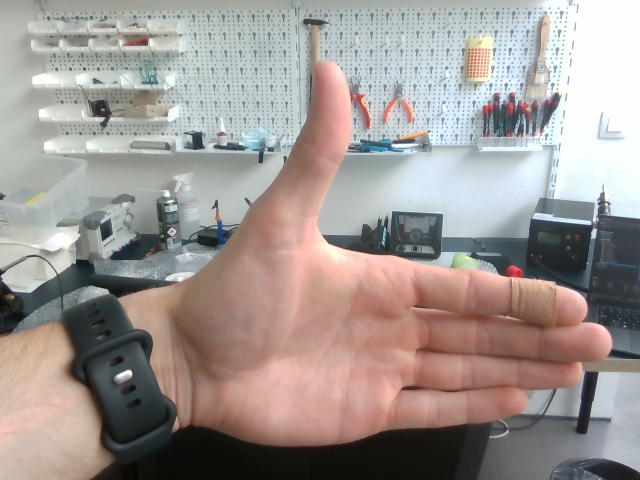
#> input picture data/saved_images/409238553452200_color.png, 640 x 480 px
$ jupyter execute align_images.ipynb
#> lines starting #> are read from the running program, lines starting #| are printed output that depends on the picture
[cell 1]
import cv2
import numpy as np
import matplotlib.pyplot as plt

[cell 2]
# Load images
rgb = cv2.imread("../data/saved_images/409238553452200_color.png")
#> rgb is the input picture: shape (480, 640, 3); mean B, G, R 146.7, 150.7, 159.2
depth_colormap = cv2.imread("../data/saved_images/409238553452200_depth.png", cv2.IMREAD_UNCHANGED)
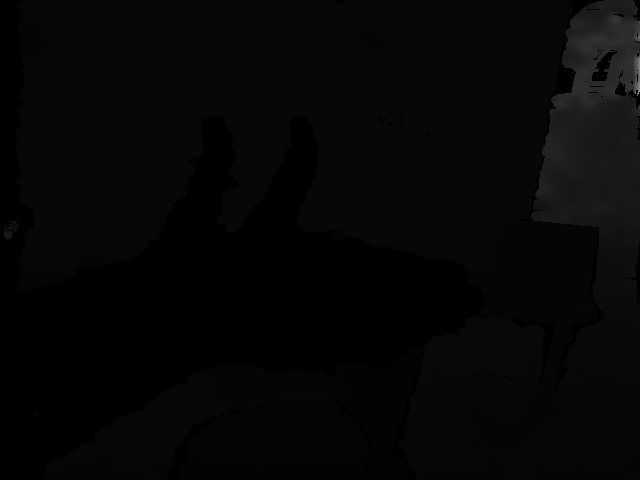
#> input picture data/saved_images/409238553452200_depth.png, 640 x 480 px
#> depth_colormap is the input picture: shape (480, 640) uint16; min 0, max 41240, mean 1645.2

# Convert BGR to RGB for matplotlib
rgb_rgb = cv2.cvtColor(rgb, cv2.COLOR_BGR2RGB)

# Resize if needed
depth_resized = cv2.resize(depth_colormap, (rgb.shape[1], rgb.shape[0]))

# === Try an approximate alignment ===
# D435 has around a 2.5cm baseline between RGB and IR, which translates to several pixels at 640x480
dx, dy = -15, 6  # You can tweak these manually by eye

M = np.float32([[1, 0, dx], [0, 1, dy]])
aligned_depth = cv2.warpAffine(depth_resized, M, (rgb.shape[1], rgb.shape[0]))
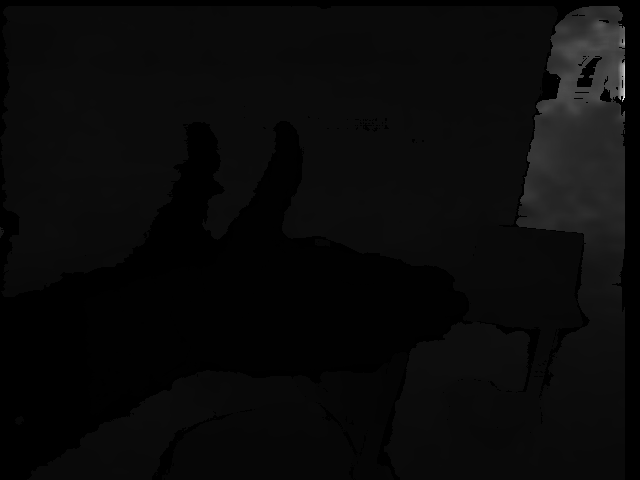
#> aligned_depth: shape (480, 640) uint16; min 0, max 41240, mean 1628.7; drawn with min black and max white

# === Show results ===
plt.figure(figsize=(12, 6))
plt.subplot(1, 3, 1)
plt.title("RGB Image")
plt.imshow(rgb_rgb)
plt.axis("off")

plt.subplot(1, 3, 2)
plt.title("Unaligned Depth")
plt.imshow(depth_resized, cmap='plasma')
plt.axis("off")

plt.subplot(1, 3, 3)
plt.title("Aligned Depth")
plt.imshow(aligned_depth, cmap='plasma')
plt.axis("off")

plt.tight_layout()
plt.show()
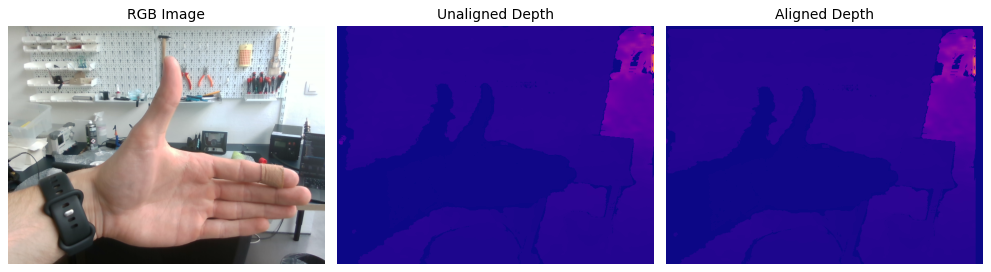
#> figure drawn by matplotlib, 3 panels
